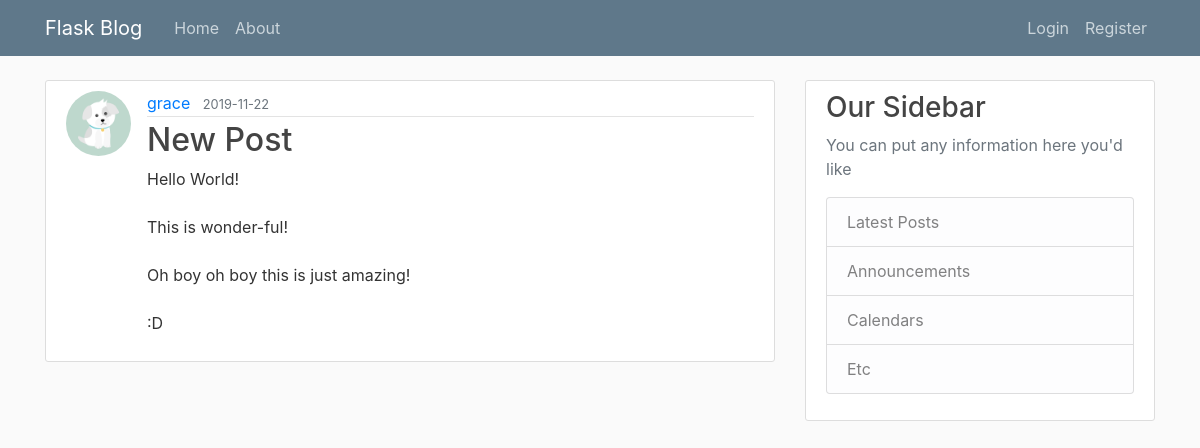
/post/1, run on the app's committed database.
### blogsite/models.py (models this page shows, shortened)
class User(db.Model, UserMixin):
    id = db.Column(db.Integer, primary_key=True)
    username = db.Column(db.String(20), unique=True, nullable=False)
    email = db.Column(db.String(120), unique=True, nullable=False)
    image_file = db.Column(db.String(20), nullable=False, default='default.jpg')
    password = db.Column(db.String(60), nullable=False)
    posts = db.relationship('Post', backref='author', lazy=True)

class Post(db.Model):
    id = db.Column(db.Integer, primary_key=True)
    title = db.Column(db.String(100), nullable=False)
    date_posted = db.Column(db.DateTime, nullable=False, default=datetime.utcnow)
    content = db.Column(db.Text, nullable=False)
    user_id = db.Column(db.Integer, db.ForeignKey('user.id'), nullable=False)

### blogsite/routes.py (the view)
@app.route("/post/<int:post_id>")
def post(post_id):
    post = Post.query.get_or_404(post_id)
    return render_template('post.html', title=post.title, post=post)

### blogsite/templates/post.html (shortened to what this page needs)
{% extends "layout.html" %}
{% block content %}
    <article class="media content-section">
        <img class="rounded-circle article-img" src="{{ url_for('static', filename='profile_pics/' + post.author.image_file) }}">
        <div class="media-body">
            <div class="article-metadata">
                <a class="mr-2" href="#">{{ post.author.username }}</a>
                <small class="text-muted">{{ post.date_posted.strftime('%Y-%m-%d') }}</small>
            </div>
            <h2 class="article-title">{{ post.title }}</h2>
            <p class="article-content">{{ post.content }}</p>
        </div>
    </article>
{% endblock %}

### blogsite/static/main.css (style rules this page uses)
body { background: #fafafa; color: #333333; margin-top: 5rem; }
h1, h2, h3, h4, h5, h6 { color: #444444; }
.content-section { background: #ffffff; padding: 10px 20px; border: 1px solid #dddddd; border-radius: 3px; margin-bottom: 20px; }
.article-title { color: #444444; }
.article-content { white-space: pre-line; }
.article-img { height: 65px; width: 65px; margin-right: 16px; }
.article-metadata { padding-bottom: 1px; margin-bottom: 4px; border-bottom: 1px solid #e3e3e3 }

### data on the page
User: image_file (placeholder picture), author.username "grace"
Post: date_posted "2019-11-22", title "New Post", content "Hello World! This is wonder-ful! Oh boy oh boy this is just amazing! :D"
